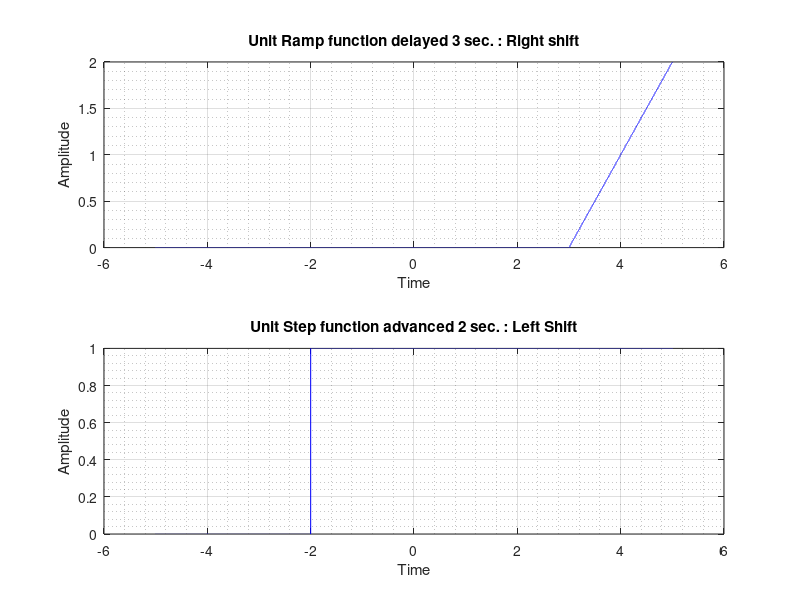

Source code (MATLAB):
%   Program to generate signal of 
%       r(t-3) [unit ramp function delayed 3 sec.] : right shift
%       u(t+2) [unit step function advanced 2 sec.] : left shift
clc; clear all;


t = -5:0.0001:5;
r = t-3;
r (r <= 0) = 0;

u = zeros(size(t));
u (t+2 > 0) = 1;

figure('Name','Time Shifting','NumberTitle','Off','Color','w')
subplot(2,1,1)
plot(t,r,'b'), grid on, grid minor
title('Unit Ramp function delayed 3 sec. : Right shift')
xlabel('Time')
ylabel('Amplitude')

subplot(2,1,2)
plot(t,u,'b'), grid on, grid minor
title('Unit Step function advanced 2 sec. : Left Shift')
xlabel('Time')
ylabel('Amplitude')
